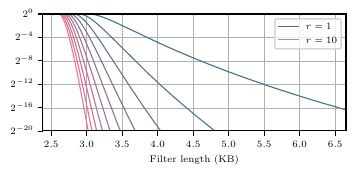

This figure's Python source:
#!/usr/bin/python2.7

from pylab import *

# Fonts for the plot
rc('font', **{
        'family' : 'serif',
        #'serif': ['litertime']
        'size' : 7
    }
)
rc('text', usetex=True)

# How many bits in a KB
kb = 8192.0

# Kirsch-Mitzenmacher
def Mitz(k, n, m):
    return (1 - np.exp(-1 * float(k*n) / float(m)))**k

# Our \Zeta function
def Us(q, r, k, n, m):
    p = float(Mitz(k, n, m))
    x = p * q
    if r <= x:
        return 1.0
    return ((x / r)**r) * np.exp(r - x)

# Fixed parameters
qorder = 64
q = 1<<qorder
n = 100
k = 16
r = 1

# Range of filter length
start = 19500
end   = start + 35000
M = np.linspace(start, end, (end-start)/10)

# Which parameter do you want to plot on the x-axis?
N = range(100,1100,100)
R = range(1,11,1)
param = R

figure(figsize=(3.6,1.75))
lines = []
yscale('log', basey=2)
for (i, r) in enumerate(param):
    a = 1.0 #0.5 + (0.4* (len(param)-i) / len(param))
    line, = plot(M/kb, map(lambda X:Us(q,r,k,n,X), M),
                 color=((65+(20*i))/256.0,115/256.0,150/256.0), alpha=a, lw=0.8)
    lines.append(line)
legend([lines[0], lines[-1]], ['$r=%d$' % param[0], '$r=%d$' % param[-1]])
xticks(np.arange(0,int(end/kb+1),0.5))
xlabel('Filter length (KB)')
xlim(start/kb, end/kb)
ylim(10**-6, 1)
grid(lw=0.25)
tight_layout()

# Show it in a new window
savefig('bf-bound.pdf')
